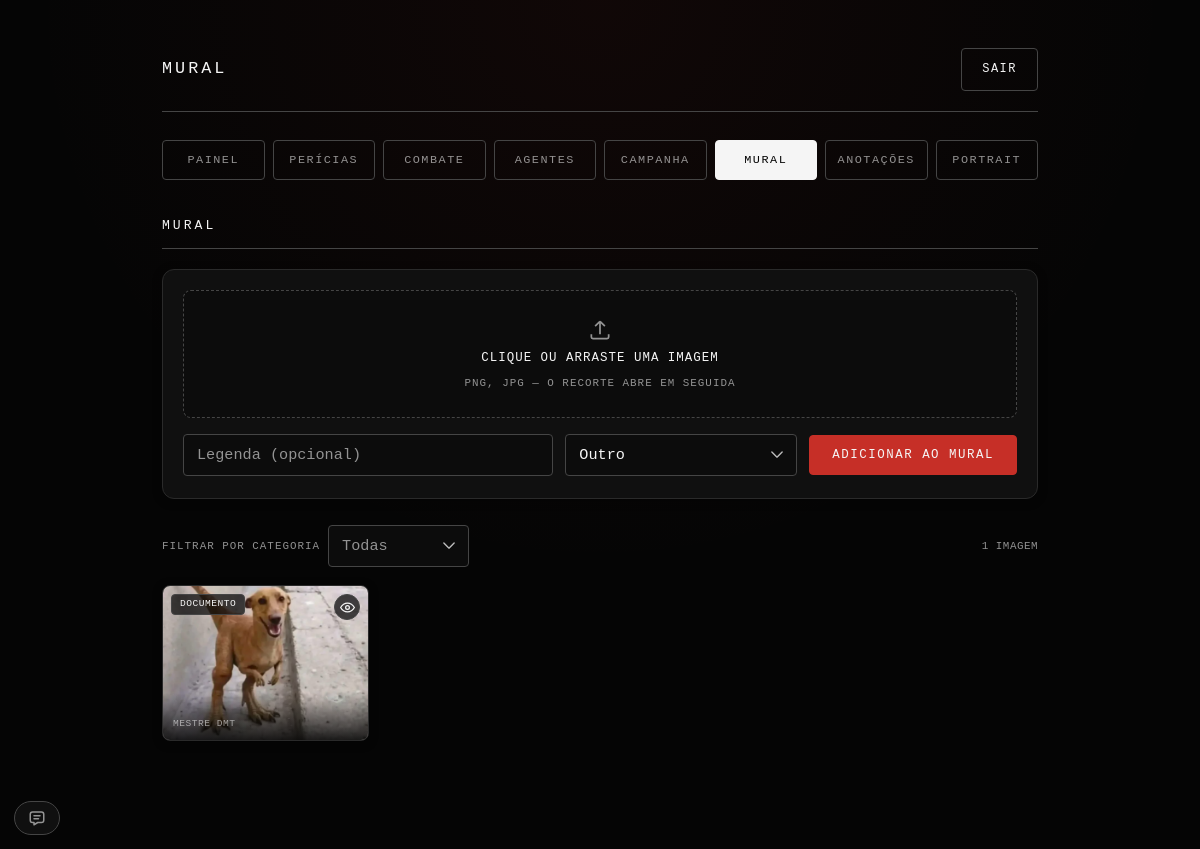
The app's page /mural (signed in) with its own data.
### tables this page shows
CREATE TABLE mural_images (
            id INTEGER PRIMARY KEY AUTOINCREMENT,
            image TEXT NOT NULL,
            caption TEXT NOT NULL DEFAULT '',
            category TEXT NOT NULL DEFAULT '',
            user_id INTEGER,
            username TEXT NOT NULL DEFAULT '',
            created_at TEXT NOT NULL DEFAULT (strftime('%Y-%m-%dT%H:%M:%fZ', 'now')),
            FOREIGN KEY (user_id) REFERENCES users(id) ON DELETE SET NULL
        );

### app.py (the view)
@app.route('/mural')
@login_required
def mural_panel():
    db = get_db()
    mural_images = db.execute('SELECT * FROM mural_images ORDER BY id DESC').fetchall()
    return render_template('mural.html', mural_images=mural_images, mural_categories=MURAL_CATEGORIES)

### app.py (called while the page is built, shortened)
def _asset_version(filename):
    try:
        return int(os.path.getmtime(os.path.join(CODE_STATIC_DIR, filename)))
    except OSError:
        return 0

@app.context_processor
def _inject_chat_dock():
    return {'chat_dock_ritual_icons': RITUAL_ELEMENT_ICONS}

@app.context_processor
def _inject_sem_sanidade():
    try:
        row = get_db().execute('SELECT sem_sanidade FROM campaign WHERE id = 1').fetchone()
        flag = bool(row and row['sem_sanidade'])
    except Exception:
        flag = False
    return {
        'sem_sanidade': flag,
        'pe_label': 'PD' if flag else 'PE',
        'pe_t': Markup('<span class="t-pe">PE</span><span class="t-pd">PD</span>'),
    }

@app.after_request
def _keep_pd_in_sync(resp):
    try:
        if request.method == 'POST' and resp.status_code < 400 \
                and not (request.path or '').startswith('/static/'):
            db = get_db()
            row = db.execute('SELECT sem_sanidade FROM campaign WHERE id = 1').fetchone()
            if row and row['sem_sanidade']:
                _apply_pd_rules(db)
    except Exception:
        try:
            get_db().rollback()
        except Exception:
            pass
    return resp

@app.after_request
def _optimize_response(resp):
    try:
        path = request.path or ''
        if resp.status_code in (200, 304) and request.method == 'GET':
            if request.args.get('v') and path.startswith('/static/') and \
                    path.rsplit('.', 1)[-1] in ('css', 'js', 'png', 'svg'):
                resp.headers['Cache-Control'] = 'public, max-age=31536000, immutable'
            elif request.endpoint == 'static':
                resp.headers['Cache-Control'] = 'public, max-age=604800'
        if resp.status_code != 200 or request.method != 'GET':
            return resp
        if 'gzip' not in (request.headers.get('Accept-Encoding') or '').lower():
            return resp
    except Exception:
        pass
    return resp

def get_db():
    if 'db' not in g:
        g.db = _connect_db()
    return g.db

@app.teardown_appcontext
def _close_db(exception=None):
    db = g.pop('db', None)
    if db is not None:
        db.close()

### database.py (called while the page is built)
def get_db():
    conn = sqlite3.connect(DB_PATH, timeout=10)
    conn.row_factory = sqlite3.Row
    conn.execute('PRAGMA foreign_keys = ON')
    conn.execute('PRAGMA busy_timeout = 10000')
    conn.execute('PRAGMA synchronous = NORMAL')
    return conn

### templates/mural.html (shortened to what this page needs)
<!DOCTYPE html>
<html lang="pt-br">
    <head>
        <link rel="stylesheet" href="{{ url_for('static', filename='style.css') }}?v={{ asset_version('style.css') }}">
    </head>
    <body>
        <div class="container">
            <header>
                <h1>Mural</h1>
                <div class="header-actions">
                    <a href="{{ url_for('logout') }}">Sair</a>
                </div>
            </header>
            <nav class="tab-nav">
                <a href="{{ url_for('admin_panel') if session.get('is_admin') else url_for('player_panel') }}" class="tab-link">Painel</a>
                <a href="{{ url_for('pericias_panel') }}" class="tab-link">Perícias</a>
                <a href="{{ url_for('combate_panel') }}" class="tab-link" id="nav-chat-link">Combate</a>
                <a href="{{ url_for('agentes_panel') }}" class="tab-link">Agentes</a>
                <a href="{{ url_for('campanha_panel') }}" class="tab-link">Campanha</a>
                <a href="{{ url_for('mural_panel') }}" class="tab-link active">Mural</a>
                <a href="{{ url_for('anotacoes_panel') }}" class="tab-link">Anotações</a>
                <a href="{{ url_for('portrait_panel') }}" class="tab-link">Portrait</a>
            </nav>
            <div class="section-title">Mural</div>
            <form class="mural-upload-form panel-section" method="POST" action="{{ url_for('mural_add') }}" enctype="multipart/form-data">
                <label class="mural-dropzone" id="mural-dropzone" for="mural-file-input">
                    <div class="mural-dropzone-empty" id="mural-dropzone-empty">
                        <svg viewBox="0 0 24 24" width="26" height="26" fill="none" stroke="currentColor" stroke-width="1.6">
                            <path d="M12 16V4M12 4l-4.5 4.5M12 4l4.5 4.5"/>
                            <path d="M4 16v2.5A1.5 1.5 0 0 0 5.5 20h13a1.5 1.5 0 0 0 1.5-1.5V16"/>
                        </svg>
                        <span class="mural-dropzone-title">Clique ou arraste uma imagem</span>
                        <span class="mural-dropzone-hint">PNG, JPG — o recorte abre em seguida</span>
                    </div>
                </label>
                <div class="mural-upload-fields">
                    <input type="text" name="caption" placeholder="Legenda (opcional)">
                    <select name="category">
                        {% for cat in mural_categories %}
                            <option value="{{ cat }}" {% if cat == 'Outro' %}selected{% endif %}>{{ cat }}</option>
                        {% endfor %}
                    </select>
                    <button type="submit">Adicionar ao Mural</button>
                </div>
            </form>
            <div class="mural-filter">
                <label for="mural-category-filter">Filtrar por categoria</label>
                <select id="mural-category-filter" onchange="filterMural(this.value)">
                    <option value="">Todas</option>
                </select>
                <span class="mural-count" id="mural-count">{{ mural_images|length }} imagem{{ 'ns' if mural_images|length != 1 else '' }}</span>
            </div>
            <div class="mural-grid" id="mural-grid">
                {% for img in mural_images %}
                    <div class="mural-card {{ '' if session.get('is_admin') else 'mural-card-view' }}" data-category="{{ img['category'] or 'Outro' }}">
                        <div class="mural-img-wrap" data-src="{{ url_for('static', filename='mural_images/' + img['image']) }}" data-caption="{{ img['caption'] or '' }}" data-author="{{ img['username'] or '' }}">
                            <img class="mural-img" src="{{ url_for('static', filename='mural_images/' + img['image']) }}" alt="{{ img['caption'] or 'Imagem do mural' }}" loading="lazy">
                            <div class="mural-img-overlay">
                                {% if img['username'] %}
                                    <div class="mural-author">{{ img['username'] }}</div>
                                {% endif %}
                            </div>
                            <button type="button" class="mural-expand-btn" title="Expandir imagem" aria-label="Expandir imagem">
                                <svg viewBox="0 0 24 24" width="15" height="15" fill="none" stroke="currentColor" stroke-width="2">
                                    <path d="M1 12s4-7 11-7 11 7 11 7-4 7-11 7-11-7-11-7Z"/>
                                    <circle cx="12" cy="12" r="3"/>
                                </svg>
                            </button>
                            {% if img['category'] %}
                                <span class="mural-category-tag">{{ img['category'] }}</span>
                            {% endif %}
                        </div>
                    </div>
                {% endfor %}
            </div>
        </div>
        {% include '_chat_dock.html' %}
    </body>
</html>

### records on screen
mural_images: image (picture), category "DOCUMENTO"

### other values on screen
{{ mural_images|length }} "1"
form field category "Outro"
